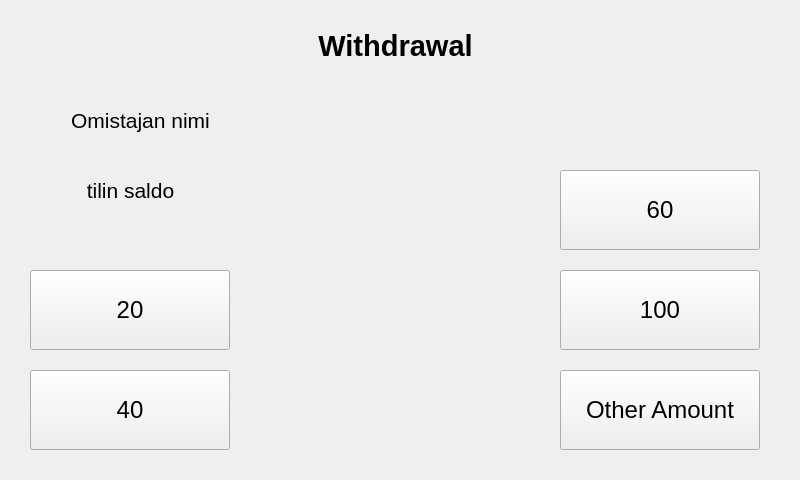
<?xml version="1.0" encoding="UTF-8"?>
<ui version="4.0">
 <class>Withdrawal</class>
 <widget class="QWidget" name="Withdrawal">
  <property name="geometry">
   <rect>
    <x>0</x>
    <y>0</y>
    <width>800</width>
    <height>480</height>
   </rect>
  </property>
  <property name="minimumSize">
   <size>
    <width>0</width>
    <height>0</height>
   </size>
  </property>
  <property name="windowTitle">
   <string>Form</string>
  </property>
  <widget class="QLabel" name="label_w_header">
   <property name="geometry">
    <rect>
     <x>300</x>
     <y>10</y>
     <width>191</width>
     <height>71</height>
    </rect>
   </property>
   <property name="font">
    <font>
     <pointsize>22</pointsize>
     <bold>true</bold>
    </font>
   </property>
   <property name="text">
    <string>Withdrawal</string>
   </property>
   <property name="alignment">
    <set>Qt::AlignmentFlag::AlignCenter</set>
   </property>
  </widget>
  <widget class="QPushButton" name="btn_20e">
   <property name="geometry">
    <rect>
     <x>30</x>
     <y>270</y>
     <width>200</width>
     <height>80</height>
    </rect>
   </property>
   <property name="minimumSize">
    <size>
     <width>80</width>
     <height>60</height>
    </size>
   </property>
   <property name="font">
    <font>
     <pointsize>18</pointsize>
    </font>
   </property>
   <property name="text">
    <string>20</string>
   </property>
  </widget>
  <widget class="QPushButton" name="btn_60e">
   <property name="geometry">
    <rect>
     <x>560</x>
     <y>170</y>
     <width>200</width>
     <height>80</height>
    </rect>
   </property>
   <property name="minimumSize">
    <size>
     <width>80</width>
     <height>60</height>
    </size>
   </property>
   <property name="font">
    <font>
     <pointsize>18</pointsize>
    </font>
   </property>
   <property name="text">
    <string>60</string>
   </property>
  </widget>
  <widget class="QPushButton" name="btn_otherAmount">
   <property name="geometry">
    <rect>
     <x>560</x>
     <y>370</y>
     <width>200</width>
     <height>80</height>
    </rect>
   </property>
   <property name="minimumSize">
    <size>
     <width>80</width>
     <height>60</height>
    </size>
   </property>
   <property name="font">
    <font>
     <pointsize>18</pointsize>
    </font>
   </property>
   <property name="text">
    <string>Other Amount</string>
   </property>
  </widget>
  <widget class="QPushButton" name="btn_100e">
   <property name="geometry">
    <rect>
     <x>560</x>
     <y>270</y>
     <width>200</width>
     <height>80</height>
    </rect>
   </property>
   <property name="minimumSize">
    <size>
     <width>80</width>
     <height>60</height>
    </size>
   </property>
   <property name="font">
    <font>
     <pointsize>18</pointsize>
    </font>
   </property>
   <property name="text">
    <string>100</string>
   </property>
  </widget>
  <widget class="QPushButton" name="btn_40e">
   <property name="geometry">
    <rect>
     <x>30</x>
     <y>370</y>
     <width>200</width>
     <height>80</height>
    </rect>
   </property>
   <property name="minimumSize">
    <size>
     <width>80</width>
     <height>60</height>
    </size>
   </property>
   <property name="font">
    <font>
     <pointsize>18</pointsize>
    </font>
   </property>
   <property name="text">
    <string>40</string>
   </property>
  </widget>
  <widget class="QLabel" name="label_balance">
   <property name="geometry">
    <rect>
     <x>60</x>
     <y>160</y>
     <width>141</width>
     <height>61</height>
    </rect>
   </property>
   <property name="font">
    <font>
     <pointsize>16</pointsize>
    </font>
   </property>
   <property name="text">
    <string>tilin saldo</string>
   </property>
   <property name="alignment">
    <set>Qt::AlignmentFlag::AlignCenter</set>
   </property>
  </widget>
  <widget class="QLabel" name="label_ownerName">
   <property name="geometry">
    <rect>
     <x>70</x>
     <y>90</y>
     <width>141</width>
     <height>61</height>
    </rect>
   </property>
   <property name="font">
    <font>
     <pointsize>16</pointsize>
    </font>
   </property>
   <property name="text">
    <string>Omistajan nimi</string>
   </property>
   <property name="alignment">
    <set>Qt::AlignmentFlag::AlignCenter</set>
   </property>
  </widget>
 </widget>
 <resources/>
 <connections/>
</ui>
